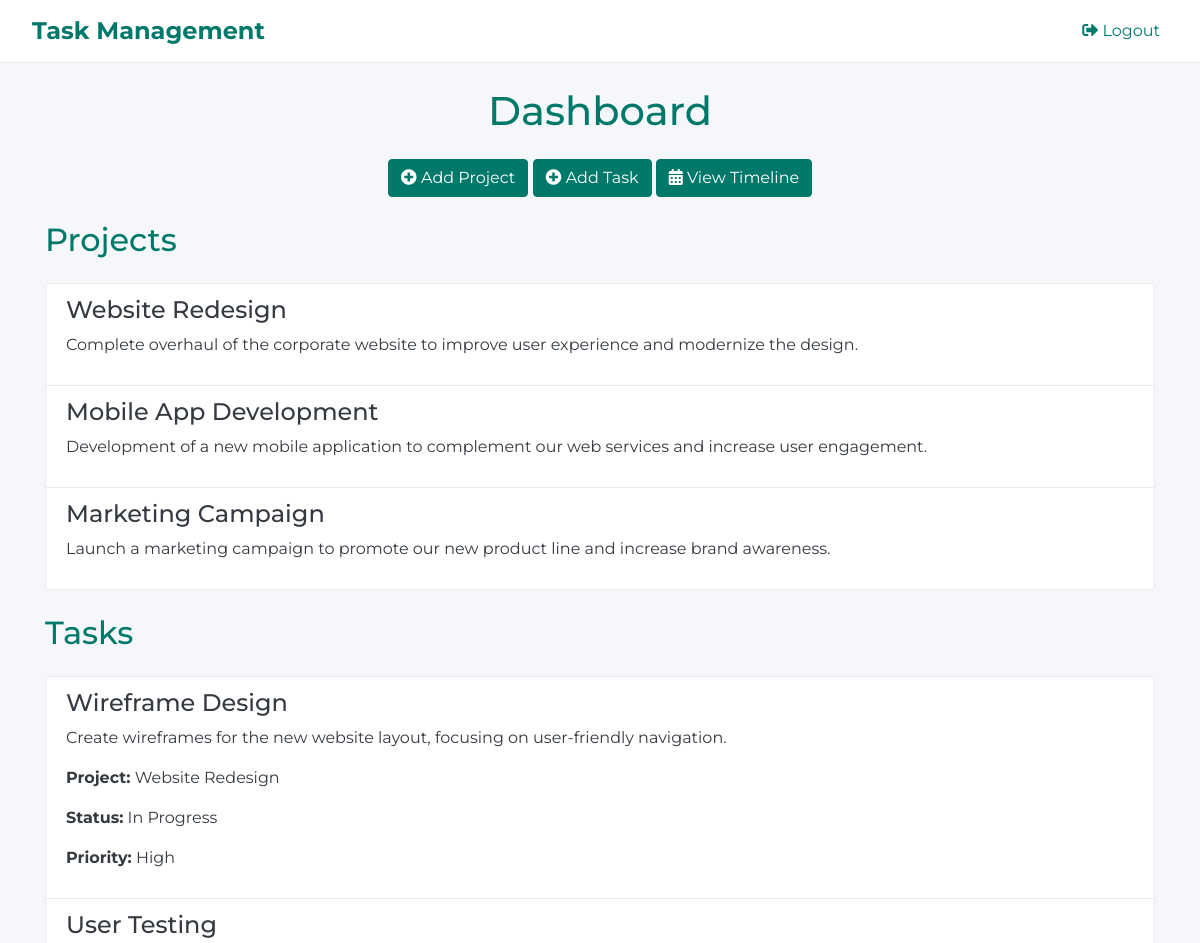
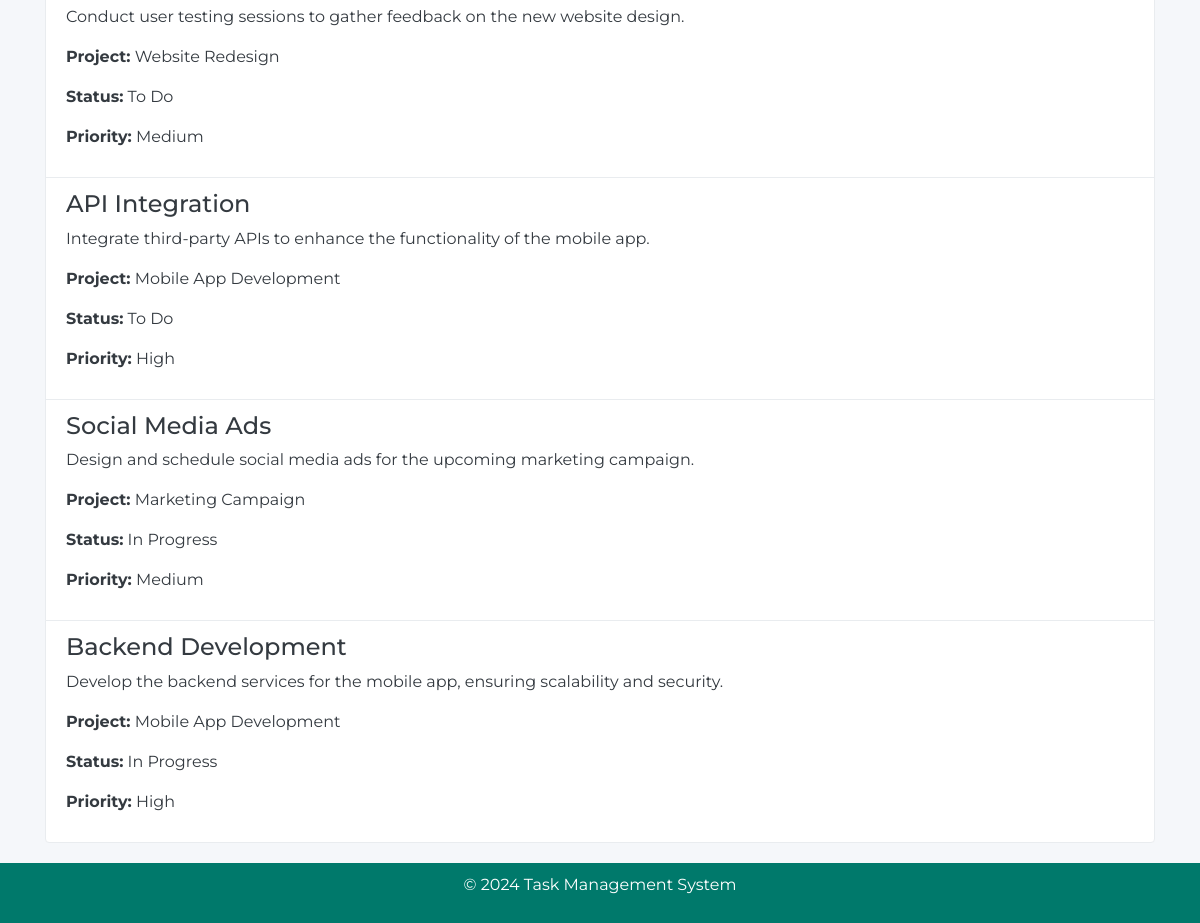
The app's page /index (signed in) with its own data (2 pictures, top to bottom).
### app/models.py (models this page shows)
class Project(db.Model):
    id = db.Column(db.Integer, primary_key=True)
    name = db.Column(db.String(128))
    description = db.Column(db.String(512))
    user_id = db.Column(db.Integer, db.ForeignKey('user.id'))
    tasks = db.relationship('Task', backref='project', lazy='dynamic')

class Task(db.Model):
    id = db.Column(db.Integer, primary_key=True)
    name = db.Column(db.String(128))
    description = db.Column(db.String(512))
    deadline = db.Column(db.DateTime)
    priority = db.Column(db.String(64))
    status = db.Column(db.String(64))
    user_id = db.Column(db.Integer, db.ForeignKey('user.id'))
    project_id = db.Column(db.Integer, db.ForeignKey('project.id'))

### app/routes.py (the view)
@main_bp.route('/')
@main_bp.route('/index')
@login_required
def index():
    projects = Project.query.filter_by(user_id=current_user.id).all()
    tasks = Task.query.filter_by(user_id=current_user.id).all()
    return render_template('dashboard.html', projects=projects, tasks=tasks)

### app/__init__.py (called while the page is built)
def create_app(config_class=Config):
    app = Flask(__name__)
    app.config.from_object(config_class)
    db.init_app(app)
    migrate.init_app(app, db)
    login_manager.init_app(app)
    from .models import User
    with app.app_context():
        from . import routes
        app.register_blueprint(routes.main_bp)
        db.create_all()
        def format_date(value, format='%Y-%m-%d'):
            if value is None:
                return ""
            return value.strftime(format)
        app.jinja_env.filters['format_date'] = format_date
        @login_manager.user_loader
        def load_user(user_id):
            return User.query.get(int(user_id))
    return app

### app/templates/dashboard.html (shortened to what this page needs)
{% extends "base.html" %}
{% block content %}
<h1 class="text-center my-4 animate__animated animate__fadeInDown">Dashboard</h1>
<div class="mb-4 text-center">
    <button class="btn btn-primary animate__animated animate__pulse" data-toggle="modal" data-target="#addProjectModal" data-toggle="tooltip" title="Add a new project"><i class="fas fa-plus-circle"></i> Add Project</button>
    <button class="btn btn-primary animate__animated animate__pulse" data-toggle="modal" data-target="#addTaskModal" data-toggle="tooltip" title="Add a new task"><i class="fas fa-plus-circle"></i> Add Task</button>
    <a href="{{ url_for('main.timeline') }}" class="btn btn-primary animate__animated animate__pulse" data-toggle="tooltip" title="View project timeline"><i class="fas fa-calendar-alt"></i> View Timeline</a>
</div>
<h2 class="my-4 animate__animated animate__fadeInLeft">Projects</h2>
<ul class="list-group animate__animated animate__fadeInLeft">
    {% for project in projects %}
        <li class="list-group-item">
            <h4>{{ project.name }}</h4>
            <p>{{ project.description }}</p>
        </li>
    {% endfor %}
</ul>
<h2 class="my-4 animate__animated animate__fadeInRight">Tasks</h2>
<ul class="list-group animate__animated animate__fadeInRight">
    {% for task in tasks %}
        <li class="list-group-item">
            <h4>{{ task.name }}</h4>
            <p>{{ task.description }}</p>
            <p><strong>Project:</strong> {{ task.project.name if task.project else 'No project' }}</p>
            <p><strong>Status:</strong> {{ task.status }}</p>
            <p><strong>Priority:</strong> {{ task.priority }}</p>
        </li>
    {% endfor %}
</ul>
{% endblock %}

### app/templates/base.html (shortened to what this page needs)
<!DOCTYPE html>
<html lang="en">
<head>
    <link rel="stylesheet" href="https://stackpath.bootstrapcdn.com/bootstrap/4.3.1/css/bootstrap.min.css">
    <link rel="stylesheet" href="https://cdnjs.cloudflare.com/ajax/libs/font-awesome/5.15.3/css/all.min.css">
    <link rel="stylesheet" href="{{ url_for('static', filename='styles.css') }}">
</head>
<body>
    <nav class="navbar navbar-expand-lg navbar-light">
        <a class="navbar-brand ml-3" href="{{ url_for('main.index') }}">Task Management</a>
        <div class="ml-auto mr-3">
            <ul class="navbar-nav d-flex flex-row">
                {% if current_user.is_authenticated %}
                    <li class="nav-item">
                        <a class="nav-link" href="{{ url_for('main.logout') }}"><i class="fas fa-sign-out-alt"></i> Logout</a>
                    </li>
                {% endif %}
            </ul>
        </div>
    </nav>
    <div class="container">
        {% block content %}{% endblock %}
    </div>
    <div class="footer">
        <p>&copy; 2024 Task Management System</p>
    </div>
</body>
</html>

### app/static/styles.css (style rules this page uses)
body { font-family: 'Montserrat', sans-serif; }
.navbar { background-color: #ffffff; border-bottom: 1px solid #e9ecef; }
.navbar-brand, .nav-link { color: #00796b !important; }
.navbar-brand { font-size: 1.5rem; font-weight: 700; }
.container { margin-top: 20px; }
.btn-primary { background-color: #00796b; border-color: #00796b; }
h1, h2, h3 { color: #00796b; }
.list-group-item { background-color: #ffffff; border: 1px solid #e9ecef; }
.footer { background-color: #00796b; color: #ffffff; padding: 10px 0; text-align: center; margin-top: 20px; }

### app/templates/base.html (style rules this page uses)
body { background-color: #f5f7fa; color: #343a40; font-family: 'Montserrat', sans-serif; }
.navbar { background-color: #ffffff; border-bottom: 1px solid #e9ecef; }
.navbar-brand, .nav-link { color: #00796b !important; }
.navbar-brand { font-size: 1.5rem; font-weight: 700; }
.container { margin-top: 20px; }
.btn-primary { background-color: #00796b; border-color: #00796b; }
h1, h2, h3 { color: #00796b; }
.list-group-item { background-color: #ffffff; border: 1px solid #e9ecef; }
.footer { background-color: #00796b; color: #ffffff; padding: 10px 0; text-align: center; margin-top: 20px; }

### records on screen
Project: name "Website Redesign", description "Complete overhaul of the corporate website to improve user experience and modernize the design."
Project: name "Mobile App Development", description "Development of a new mobile application to complement our web services and increase user engagement."
Project: name "Marketing Campaign", description "Launch a marketing campaign to promote our new product line and increase brand awareness."
Task: name "Wireframe Design", description "Create wireframes for the new website layout, focusing on user-friendly navigation.", project "Website Redesign", status "In Progress", priority "High"
Task: name "User Testing", description "Conduct user testing sessions to gather feedback on the new website design.", project "Website Redesign", status "To Do", priority "Medium"
Task: name "API Integration", description "Integrate third-party APIs to enhance the functionality of the mobile app.", project "Mobile App Development", status "To Do", priority "High"
Task: name "Social Media Ads", description "Design and schedule social media ads for the upcoming marketing campaign.", project "Marketing Campaign", status "In Progress", priority "Medium"
Task: name "Backend Development", description "Develop the backend services for the mobile app, ensuring scalability and security.", project "Mobile App Development", status "In Progress", priority "High"
